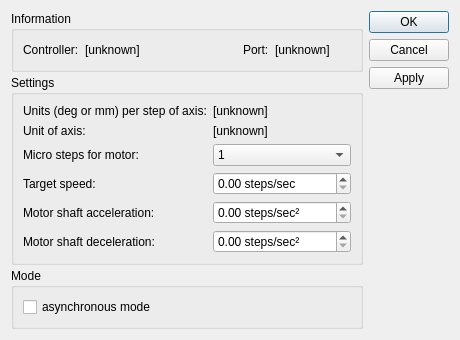
<?xml version="1.0" encoding="UTF-8"?>
<ui version="4.0">
 <class>DialogST8SMC4USB</class>
 <widget class="QDialog" name="DialogST8SMC4USB">
  <property name="geometry">
   <rect>
    <x>0</x>
    <y>0</y>
    <width>426</width>
    <height>309</height>
   </rect>
  </property>
  <property name="windowTitle">
   <string>Standa 8SMC4-USB</string>
  </property>
  <layout class="QHBoxLayout" name="horizontalLayout">
   <item>
    <layout class="QVBoxLayout" name="verticalLayout_2">
     <property name="spacing">
      <number>3</number>
     </property>
     <item>
      <widget class="QGroupBox" name="group1">
       <property name="title">
        <string>Information</string>
       </property>
       <layout class="QGridLayout" name="gridLayout_2">
        <item row="0" column="0">
         <widget class="QLabel" name="label">
          <property name="text">
           <string>Controller:</string>
          </property>
         </widget>
        </item>
        <item row="0" column="2">
         <spacer name="horizontalSpacer">
          <property name="orientation">
           <enum>Qt::Horizontal</enum>
          </property>
          <property name="sizeHint" stdset="0">
           <size>
            <width>40</width>
            <height>20</height>
           </size>
          </property>
         </spacer>
        </item>
        <item row="0" column="1">
         <widget class="QLabel" name="idLabel">
          <property name="sizePolicy">
           <sizepolicy hsizetype="MinimumExpanding" vsizetype="Preferred">
            <horstretch>0</horstretch>
            <verstretch>0</verstretch>
           </sizepolicy>
          </property>
          <property name="text">
           <string>[unknown]</string>
          </property>
         </widget>
        </item>
        <item row="0" column="4">
         <widget class="QLabel" name="numAxisLabel">
          <property name="sizePolicy">
           <sizepolicy hsizetype="MinimumExpanding" vsizetype="Preferred">
            <horstretch>0</horstretch>
            <verstretch>0</verstretch>
           </sizepolicy>
          </property>
          <property name="text">
           <string>[unknown]</string>
          </property>
          <property name="wordWrap">
           <bool>true</bool>
          </property>
         </widget>
        </item>
        <item row="0" column="3">
         <widget class="QLabel" name="label_6">
          <property name="text">
           <string>Port:</string>
          </property>
         </widget>
        </item>
       </layout>
      </widget>
     </item>
     <item>
      <widget class="QGroupBox" name="groupSettings">
       <property name="sizePolicy">
        <sizepolicy hsizetype="Preferred" vsizetype="Expanding">
         <horstretch>0</horstretch>
         <verstretch>0</verstretch>
        </sizepolicy>
       </property>
       <property name="title">
        <string>Settings</string>
       </property>
       <layout class="QGridLayout" name="gridLayout">
        <item row="1" column="0">
         <widget class="QLabel" name="label_5">
          <property name="text">
           <string>Unit of axis:</string>
          </property>
         </widget>
        </item>
        <item row="4" column="1">
         <widget class="QDoubleSpinBox" name="sb_speed">
          <property name="sizePolicy">
           <sizepolicy hsizetype="MinimumExpanding" vsizetype="Fixed">
            <horstretch>0</horstretch>
            <verstretch>0</verstretch>
           </sizepolicy>
          </property>
          <property name="prefix">
           <string/>
          </property>
          <property name="suffix">
           <string> steps/sec</string>
          </property>
          <property name="decimals">
           <number>2</number>
          </property>
          <property name="minimum">
           <double>0.000000000000000</double>
          </property>
          <property name="maximum">
           <double>1000000.000000000000000</double>
          </property>
          <property name="singleStep">
           <double>1.000000000000000</double>
          </property>
          <property name="value">
           <double>0.000000000000000</double>
          </property>
         </widget>
        </item>
        <item row="4" column="0">
         <widget class="QLabel" name="label_10">
          <property name="text">
           <string>Target speed:</string>
          </property>
         </widget>
        </item>
        <item row="5" column="1">
         <widget class="QDoubleSpinBox" name="sb_accel">
          <property name="sizePolicy">
           <sizepolicy hsizetype="MinimumExpanding" vsizetype="Fixed">
            <horstretch>0</horstretch>
            <verstretch>0</verstretch>
           </sizepolicy>
          </property>
          <property name="prefix">
           <string/>
          </property>
          <property name="suffix">
           <string> steps/sec²</string>
          </property>
          <property name="decimals">
           <number>2</number>
          </property>
          <property name="minimum">
           <double>0.000000000000000</double>
          </property>
          <property name="maximum">
           <double>65535.000000000000000</double>
          </property>
          <property name="singleStep">
           <double>1.000000000000000</double>
          </property>
          <property name="value">
           <double>0.000000000000000</double>
          </property>
         </widget>
        </item>
        <item row="2" column="0">
         <widget class="QLabel" name="label_8">
          <property name="text">
           <string>Micro steps for motor:</string>
          </property>
         </widget>
        </item>
        <item row="5" column="0">
         <widget class="QLabel" name="label_9">
          <property name="text">
           <string>Motor shaft acceleration:</string>
          </property>
         </widget>
        </item>
        <item row="0" column="1">
         <widget class="QLabel" name="lb_unitPerSteps">
          <property name="text">
           <string>[unknown]</string>
          </property>
         </widget>
        </item>
        <item row="0" column="0">
         <widget class="QLabel" name="label_2">
          <property name="text">
           <string>Units (deg or mm) per step of axis:</string>
          </property>
         </widget>
        </item>
        <item row="2" column="1">
         <widget class="QComboBox" name="cb_microSteps">
          <property name="currentIndex">
           <number>0</number>
          </property>
          <item>
           <property name="text">
            <string>1</string>
           </property>
          </item>
          <item>
           <property name="text">
            <string>2</string>
           </property>
          </item>
          <item>
           <property name="text">
            <string>4</string>
           </property>
          </item>
          <item>
           <property name="text">
            <string>8</string>
           </property>
          </item>
          <item>
           <property name="text">
            <string>16</string>
           </property>
          </item>
          <item>
           <property name="text">
            <string>32</string>
           </property>
          </item>
          <item>
           <property name="text">
            <string>64</string>
           </property>
          </item>
          <item>
           <property name="text">
            <string>128</string>
           </property>
          </item>
          <item>
           <property name="text">
            <string>256</string>
           </property>
          </item>
         </widget>
        </item>
        <item row="1" column="1">
         <widget class="QLabel" name="lb_unitOfAxis">
          <property name="text">
           <string>[unknown]</string>
          </property>
         </widget>
        </item>
        <item row="7" column="1">
         <widget class="QDoubleSpinBox" name="sb_decel">
          <property name="sizePolicy">
           <sizepolicy hsizetype="MinimumExpanding" vsizetype="Fixed">
            <horstretch>0</horstretch>
            <verstretch>0</verstretch>
           </sizepolicy>
          </property>
          <property name="prefix">
           <string/>
          </property>
          <property name="suffix">
           <string> steps/sec²</string>
          </property>
          <property name="decimals">
           <number>2</number>
          </property>
          <property name="minimum">
           <double>0.000000000000000</double>
          </property>
          <property name="maximum">
           <double>65535.000000000000000</double>
          </property>
          <property name="singleStep">
           <double>1.000000000000000</double>
          </property>
          <property name="value">
           <double>0.000000000000000</double>
          </property>
         </widget>
        </item>
        <item row="7" column="0">
         <widget class="QLabel" name="label_12">
          <property name="text">
           <string>Motor shaft deceleration:</string>
          </property>
         </widget>
        </item>
       </layout>
      </widget>
     </item>
     <item>
      <widget class="QGroupBox" name="groupMode">
       <property name="title">
        <string>Mode</string>
       </property>
       <layout class="QVBoxLayout" name="verticalLayout">
        <item>
         <widget class="QCheckBox" name="checkAsync">
          <property name="text">
           <string>asynchronous mode</string>
          </property>
         </widget>
        </item>
       </layout>
      </widget>
     </item>
     <item>
      <spacer name="verticalSpacer">
       <property name="orientation">
        <enum>Qt::Vertical</enum>
       </property>
       <property name="sizeHint" stdset="0">
        <size>
         <width>20</width>
         <height>40</height>
        </size>
       </property>
      </spacer>
     </item>
    </layout>
   </item>
   <item>
    <widget class="QDialogButtonBox" name="buttonBox">
     <property name="locale">
      <locale language="German" country="Germany"/>
     </property>
     <property name="orientation">
      <enum>Qt::Vertical</enum>
     </property>
     <property name="standardButtons">
      <set>QDialogButtonBox::Apply|QDialogButtonBox::Cancel|QDialogButtonBox::Ok</set>
     </property>
    </widget>
   </item>
  </layout>
 </widget>
 <resources/>
 <connections/>
</ui>
